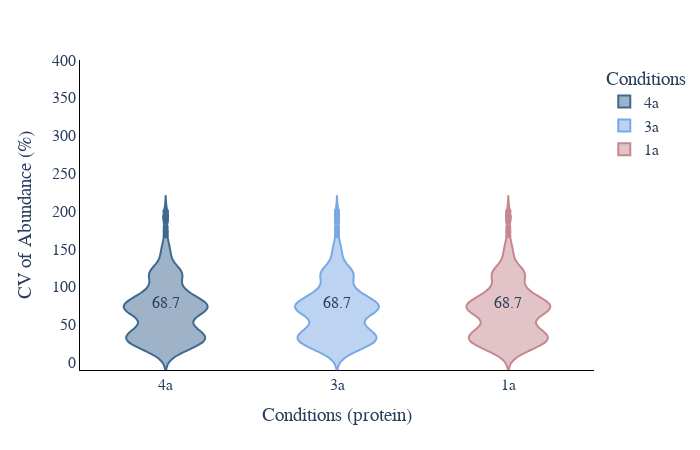

Notebook code for this chart:
### Code cell
# CV violin plot
plot_options={    
        "median label": "True", #only works for total and MS2, can be found in CV_summary if you set WRITE_OUTPUT = True
        "box": False,
        "X Title": "Conditions (protein)",
        "Y Title": "CV of Abundance (%)",
        "color": ["#3E6990", "#7aa8e6","#C6878F", "#fac8d3","#AABD8C", "#E9E3B4",  "#F39B6D", "#C6878F", "pink",
                  "orange", "brown", "pink", "gray", "olive", "cyan", "black","red",
                  "yellow","green","blue","indigo","violet"],
        "width": 700,
        "height": 450,
        "font": dict(size=16, family="Arial black"),
        "ylimits": [-10, 400],
        "CV mode": "total",#grouped, total, MS2, grouped_stacked, stacked
        "Group By X": "Conditions", #ID_Mode does MS2 vs MBR
        "Group By Color": "Hours",#ID_Mode does MS2 vs MBR
        "Group By Stack": "ID_Mode" #ID_Mode does MS2 vs MBR
    }
plot_options["plot_type"] = 1 # 1 is protein, 2 is peptide
figure, _, _ =CV_plots(data_obj, plot_options, saved_settings)
figure.show()

### Figure 1 — Plotly figure (JSON) as saved in the notebook; plotly's stock layout.template omitted (floating-point values rounded to 4 significant figures; data arrays with more than 128 entries replaced by an {"elided": "..."} marker saying what was removed)
{"data": [{"alignmentgroup": "True", "box": {"visible": false}, "hovertemplate": "Conditions=%{x}<br>CV=%{y}<extra></extra>", "legendgroup": "4a", "marker": {"color": "#3E6990"}, "name": "4a", "offsetgroup": "4a", "orientation": "v", "scalegroup": "True", "showlegend": true, "type": "violin", "x": {"elided": "1087 str values"}, "x0": " ", "xaxis": "x", "y": {"elided": "1087 float values"}, "y0": " ", "yaxis": "y"}, {"alignmentgroup": "True", "box": {"visible": false}, "hovertemplate": "Conditions=%{x}<br>CV=%{y}<extra></extra>", "legendgroup": "3a", "marker": {"color": "#7aa8e6"}, "name": "3a", "offsetgroup": "3a", "orientation": "v", "scalegroup": "True", "showlegend": true, "type": "violin", "x": {"elided": "1087 str values"}, "x0": " ", "xaxis": "x", "y": {"elided": "1087 float values"}, "y0": " ", "yaxis": "y"}, {"alignmentgroup": "True", "box": {"visible": false}, "hovertemplate": "Conditions=%{x}<br>CV=%{y}<extra></extra>", "legendgroup": "1a", "marker": {"color": "#C6878F"}, "name": "1a", "offsetgroup": "1a", "orientation": "v", "scalegroup": "True", "showlegend": true, "type": "violin", "x": {"elided": "1087 str values"}, "x0": " ", "xaxis": "x", "y": {"elided": "1087 float values"}, "y0": " ", "yaxis": "y"}], "layout": {"annotations": [{"showarrow": false, "text": "68.7", "x": "1a", "y": 78.99}, {"showarrow": false, "text": "68.7", "x": "3a", "y": 78.99}, {"showarrow": false, "text": "68.7", "x": "4a", "y": 78.99}], "font": {"family": "Arial black", "size": 16}, "height": 450, "legend": {"title": {"text": "Conditions"}, "tracegroupgap": 0}, "margin": {"t": 60}, "paper_bgcolor": "white", "plot_bgcolor": "white", "showlegend": true, "violinmode": "overlay", "width": 700, "xaxis": {"anchor": "y", "categoryarray": ["4a", "3a", "1a", "2a"], "categoryorder": "array", "domain": [0, 1], "linecolor": "black", "linewidth": 1, "showline": true, "title": {"text": "Conditions (protein)"}}, "yaxis": {"anchor": "x", "domain": [0, 1], "linecolor": "black", "linewidth": 1, "range": [-10, 400], "showline": true, "title": {"text": "CV of Abundance (%)"}}}}
